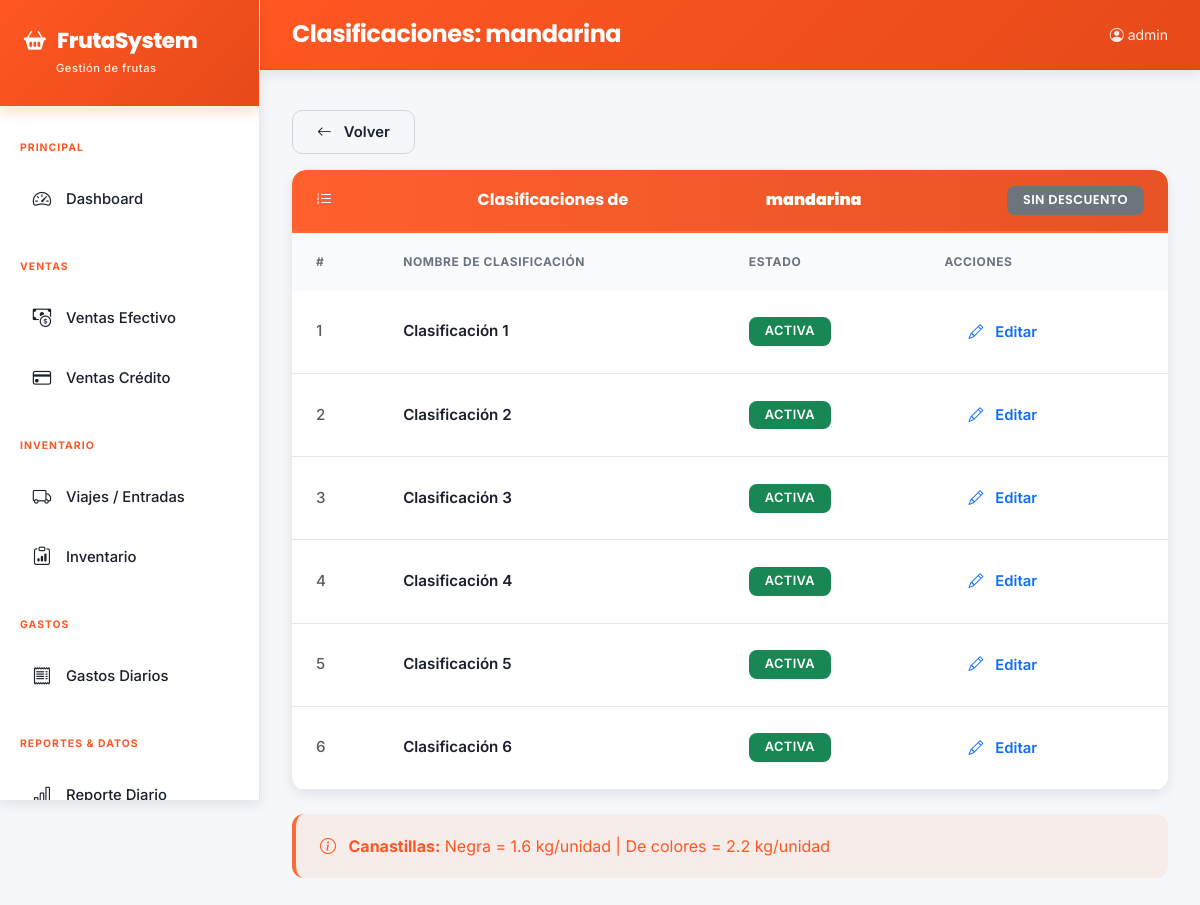
The app's page /productos/1/clasificaciones/ (signed in) with its own data.
### core/models.py (models this page shows, shortened)
class Producto(models.Model):
    nombre = models.CharField(max_length=100, verbose_name='Nombre')
    tiene_descuento_gobierno = models.BooleanField(default=False, verbose_name='Descuento gobierno')
    porcentaje_descuento = models.DecimalField(max_digits=5, decimal_places=2, default=0, verbose_name='% Descuento gobierno')
    activo = models.BooleanField(default=True, verbose_name='Activo')
    class Meta:
        verbose_name = 'Producto'; verbose_name_plural = 'Productos'; ordering = ['nombre']

class Clasificacion(models.Model):
    producto = models.ForeignKey(Producto, on_delete=models.CASCADE, related_name='clasificaciones', verbose_name='Producto')
    nombre = models.CharField(max_length=100, verbose_name='Nombre clasificación')
    orden = models.IntegerField(default=1, verbose_name='Orden')
    activo = models.BooleanField(default=True, verbose_name='Activa')
    stock_kg = models.DecimalField(max_digits=10, decimal_places=2, default=0, verbose_name='Stock (Kg)')
    class Meta:
        verbose_name = 'Clasificación'; verbose_name_plural = 'Clasificaciones'; ordering = ['producto', 'orden']

### core/views.py (the view)
# urls.py: path('productos/<int:pk>/clasificaciones/', views.producto_clasificaciones, name='producto_clasificaciones'),
@login_required
def producto_clasificaciones(request, pk):
    producto = get_object_or_404(Producto, pk=pk)
    clasificaciones = producto.clasificaciones.all()
    return render(request, 'core/producto_clasificaciones.html', {'producto': producto, 'clasificaciones': clasificaciones})

### core/templates/core/producto_clasificaciones.html (shortened to what this page needs)
{% extends 'core/base.html' %}
{% block page_title %}Clasificaciones: {{ producto.nombre }}{% endblock %}
{% block content %}
<div class="mb-3"><a href="{% url 'producto_list' %}" class="btn btn-outline-secondary btn-sm"><i class="bi bi-arrow-left me-1"></i>Volver</a></div>
<div class="card">
  <div class="card-header py-3">
    <i class="bi bi-list-ol me-2"></i>Clasificaciones de <strong>{{ producto.nombre }}</strong>
    <span class="badge bg-secondary ms-2">{{ producto.tiene_descuento_gobierno|yesno:"Con descuento gobierno,Sin descuento" }}</span>
  </div>
  <div class="card-body p-0">
    <table class="table table-hover mb-0">
      <thead><tr><th>#</th><th>Nombre de Clasificación</th><th>Estado</th><th>Acciones</th></tr></thead>
      <tbody>
      {% for c in clasificaciones %}
      <tr>
        <td class="text-muted">{{ c.orden }}</td>
        <td class="fw-semibold">{{ c.nombre }}</td>
        <td><span class="badge {% if c.activo %}bg-success{% else %}bg-secondary{% endif %}">{% if c.activo %}Activa{% else %}Inactiva{% endif %}</span></td>
        <td><a href="{% url 'clasificacion_edit' c.pk %}" class="btn btn-sm btn-outline-primary"><i class="bi bi-pencil me-1"></i>Editar</a></td>
      </tr>
      {% empty %}
      <tr><td colspan="4" class="text-center text-muted py-4">Sin clasificaciones</td></tr>
      {% endfor %}
      </tbody>
    </table>
  </div>
</div>
<div class="mt-3">
  <div class="alert alert-info">
    <i class="bi bi-info-circle me-2"></i>
    <strong>Canastillas:</strong> Negra = 1.6 kg/unidad | De colores = 2.2 kg/unidad
  </div>
</div>
{% endblock %}

### core/templates/core/base.html (shortened to what this page needs)
<!DOCTYPE html>
<html lang="es">
<head>
<link href="https://cdn.jsdelivr.net/npm/bootstrap@5.3.0/dist/css/bootstrap.min.css" rel="stylesheet">
<link href="https://cdn.jsdelivr.net/npm/bootstrap-icons@1.11.0/font/bootstrap-icons.css" rel="stylesheet">
</head>
<body>
<div class="sidebar" id="sidebar">
  <div class="sidebar-brand">
    <h5><i class="bi bi-basket2-fill"></i>FrutaSystem</h5>
    <small>Gestión de frutas</small>
  </div>
  <nav class="mt-2">
    <div class="nav-section">Principal</div>
    <a href="{% url 'dashboard' %}" class="nav-link {% if request.resolver_match.url_name == 'dashboard' %}active{% endif %}">
      <i class="bi bi-speedometer2"></i> Dashboard
    </a>
    <div class="nav-section">Ventas</div>
    <a href="{% url 'venta_efectivo_list' %}" class="nav-link {% if 'efectivo' in request.path %}active{% endif %}">
      <i class="bi bi-cash-coin"></i> Ventas Efectivo
    </a>
    <a href="{% url 'venta_credito_list' %}" class="nav-link {% if 'credito' in request.path %}active{% endif %}">
      <i class="bi bi-credit-card"></i> Ventas Crédito
    </a>
    <div class="nav-section">Inventario</div>
    <a href="{% url 'viaje_list' %}" class="nav-link {% if 'viajes' in request.path %}active{% endif %}">
      <i class="bi bi-truck"></i> Viajes / Entradas
    </a>
    <a href="{% url 'inventario_list' %}" class="nav-link {% if 'inventario' in request.path %}active{% endif %}">
      <i class="bi bi-clipboard-data"></i> Inventario
    </a>
    <div class="nav-section">Gastos</div>
    <a href="{% url 'gasto_list' %}" class="nav-link {% if 'gastos' in request.path and 'categorias' not in request.path %}active{% endif %}">
      <i class="bi bi-receipt"></i> Gastos Diarios
    </a>
    <div class="nav-section">Reportes & Datos</div>
    <a href="{% url 'reporte_diario' %}" class="nav-link {% if 'diario' in request.path %}active{% endif %}">
      <i class="bi bi-bar-chart-line"></i> Reporte Diario
    </a>
  </nav>
</div>
<div class="main-content">
  <div class="topbar">
    <div class="flex-grow-1">
      <h6 class="page-title-text d-none d-lg-flex">{% block page_title %}{% endblock %}</h6>
    </div>
    <div class="d-flex align-items-center gap-3">
      <small style="color: rgba(255,255,255,0.9);"><i class="bi bi-person-circle me-1"></i>{{ request.user.username }}</small>
    </div>
  </div>
  <div class="content-area">
    {% block content %}{% endblock %}
  </div>
</div>
</body>
</html>

### records on screen
Producto: nombre "mandarina", tiene_descuento_gobierno "SIN DESCUENTO"
Clasificacion: orden "1", nombre "Clasificación 1", activo "ACTIVA"
Clasificacion: orden "2", nombre "Clasificación 2", activo "ACTIVA"
Clasificacion: orden "3", nombre "Clasificación 3", activo "ACTIVA"
Clasificacion: orden "4", nombre "Clasificación 4", activo "ACTIVA"
Clasificacion: orden "5", nombre "Clasificación 5", activo "ACTIVA"
Clasificacion: orden "6", nombre "Clasificación 6", activo "ACTIVA"

### other values on screen
{{ request.user.username }} "admin"
